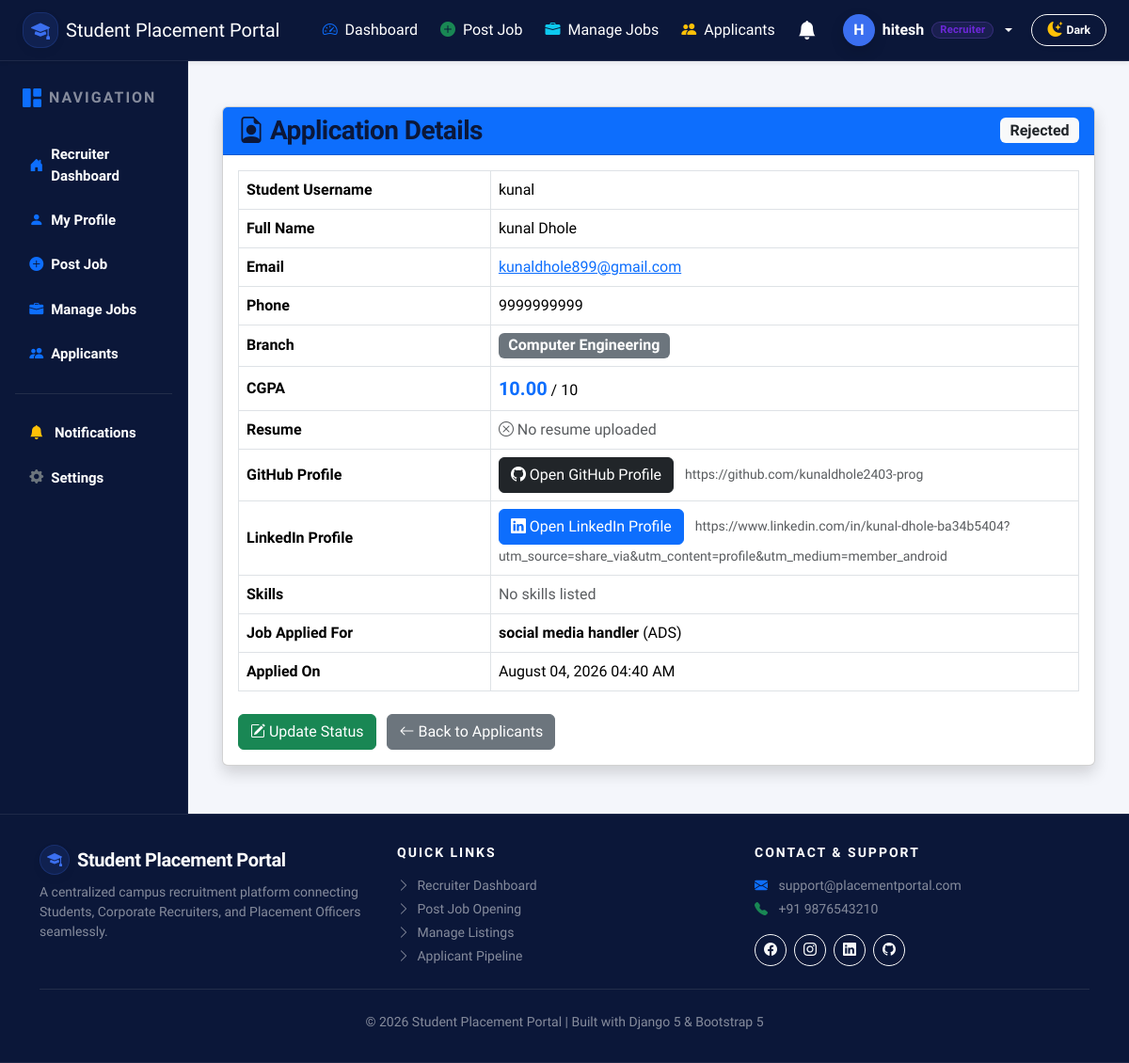
/applications/detail/2/ (signed in), run on an earlier commit of the app's database.
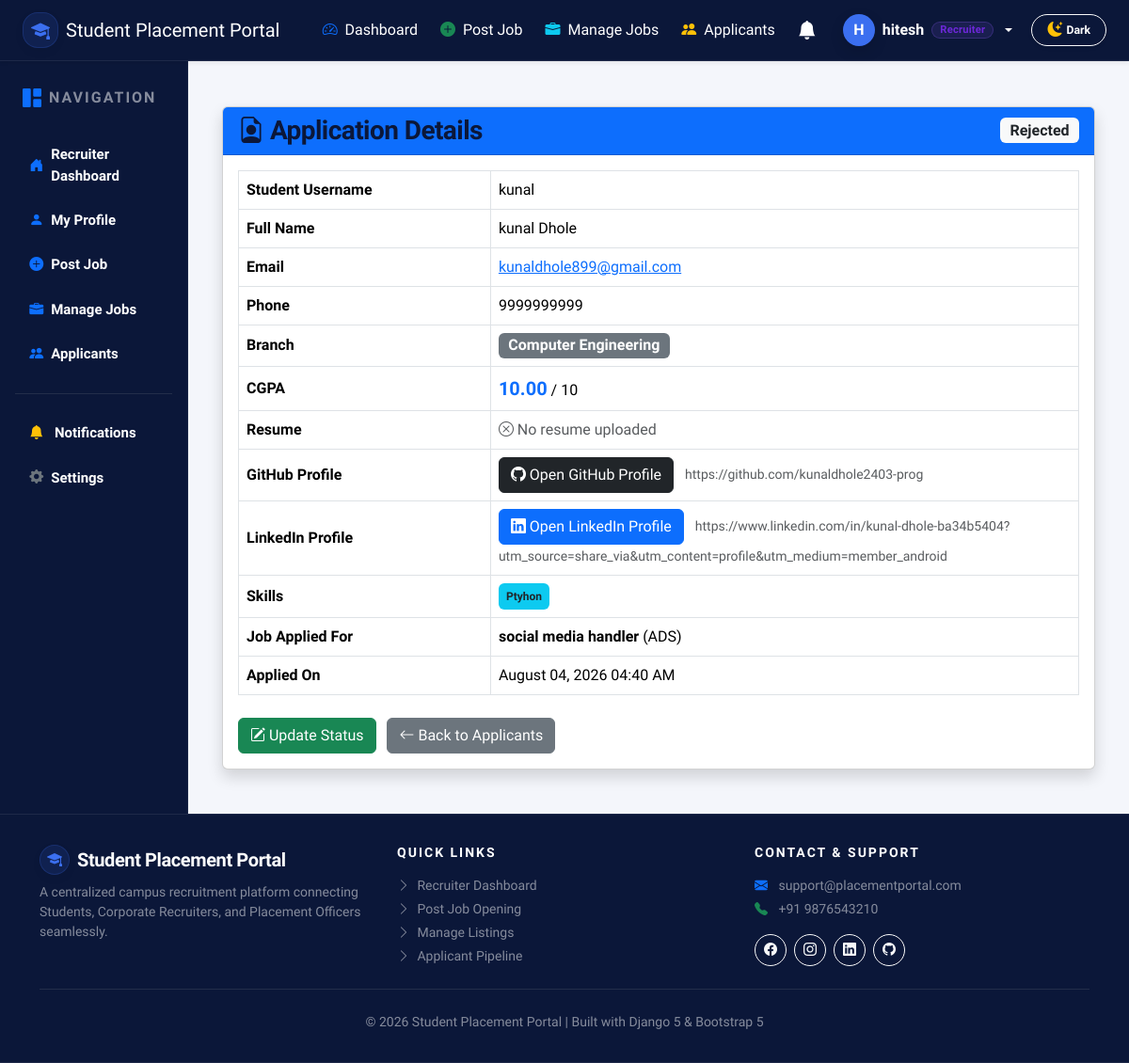
And on a later commit of the database.
### students/models.py (models this page shows, shortened)
class Skill(models.Model):
    student = models.ForeignKey(
        Student,
        on_delete=models.CASCADE,
        related_name="skills"
    )
    skill_name = models.CharField(max_length=100)

### applications/views.py (the view)
@login_required
def application_detail(request, application_id):
    if request.user.role == "student":
        student = get_object_or_404(Student, user=request.user)
        application = get_object_or_404(Application, id=application_id, student=student)
    elif request.user.role == "recruiter":
        recruiter = get_object_or_404(RecruiterProfile, user=request.user)
        application = get_object_or_404(Application, id=application_id, job__company=recruiter.company)
    else:
        application = get_object_or_404(Application, id=application_id)
    return render(
        request,
        "applications/application_detail.html",
        {
            "application": application
        }
    )

### applications/templates/applications/application_detail.html (shortened to what this page needs)
{% extends "base.html" %}
{% block content %}
<div class="container mt-4">
<div class="card shadow">
<div class="card-header bg-primary text-white d-flex justify-content-between align-items-center">
<h3 class="mb-0"><i class="bi bi-file-earmark-person"></i> Application Details</h3>
<span class="badge bg-light text-dark fs-6">{{ application.status }}</span>
</div>
<div class="card-body">
<table class="table table-bordered align-middle">
<tr>
<th width="30%">Student Username</th>
<td>{{ application.student.user.username }}</td>
</tr>
<tr>
<th>Full Name</th>
<td>{{ application.student.user.get_full_name|default:application.student.user.username }}</td>
</tr>
<tr>
<th>Email</th>
<td><a href="mailto:{{ application.student.user.email }}">{{ application.student.user.email }}</a></td>
</tr>
<tr>
<th>Phone</th>
<td>{{ application.student.phone }}</td>
</tr>
<tr>
<th>Branch</th>
<td><span class="badge bg-secondary fs-6">{{ application.student.get_branch_display }}</span></td>
</tr>
<tr>
<th>CGPA</th>
<td><strong class="text-primary fs-5">{{ application.student.cgpa }}</strong> / 10</td>
</tr>
<tr>
<th>Resume</th>
<td>
    {% if resume %}
        <a href="{{ resume.resume_file.url }}" target="_blank" class="btn btn-danger">
            <i class="bi bi-file-earmark-pdf-fill"></i> View / Download Resume
        </a>
    {% else %}
        <span class="text-muted"><i class="bi bi-x-circle"></i> No resume uploaded</span>
    {% endif %}
</td>
</tr>
<tr>
<th>GitHub Profile</th>
<td>
    {% if application.student.github_url %}
        <a href="{{ application.student.github_url }}" target="_blank" class="btn btn-dark">
            <i class="bi bi-github"></i> Open GitHub Profile
        </a>
        <small class="ms-2 text-muted">{{ application.student.github_url }}</small>
    {% else %}
        <span class="text-muted">Not provided</span>
    {% endif %}
</td>
</tr>
<tr>
<th>LinkedIn Profile</th>
<td>
    {% if application.student.linkedin_url %}
        <a href="{{ application.student.linkedin_url }}" target="_blank" class="btn btn-primary">
            <i class="bi bi-linkedin"></i> Open LinkedIn Profile
        </a>
        <small class="ms-2 text-muted">{{ application.student.linkedin_url }}</small>
    {% else %}
        <span class="text-muted">Not provided</span>
    {% endif %}
</td>
</tr>
<tr>
<th>Skills</th>
<td>
    {% for skill in application.student.skills.all %}
        <span class="badge bg-info text-dark me-1 p-2">{{ skill.skill_name }}</span>
    {% empty %}
        <span class="text-muted">No skills listed</span>
    {% endfor %}
</td>
</tr>
<tr>
<th>Job Applied For</th>
<td><strong>{{ application.job.job_title }}</strong> ({{ application.job.company.company_name }})</td>
</tr>
<tr>
<th>Applied On</th>
<td>{{ application.applied_at|date:"F d, Y h:i A" }}</td>
</tr>
</table>
<div class="mt-4">
{% if request.user.role == "recruiter" or request.user.role == "officer" %}
<a href="{% url 'applications:update_status' application.id %}"
class="btn btn-success me-2">
<i class="bi bi-pencil-square"></i> Update Status
</a>
{% endif %}
<a href="{% url 'applications:recruiter_applications' %}"
class="btn btn-secondary">
<i class="bi bi-arrow-left"></i> Back to Applicants
</a>
</div>
</div>
</div>
</div>
{% endblock %}

What changed in the data, as far as the page shows it:
added Skill: skill_name "Ptyhon"
Also different on the page:
text no longer shown: "No skills listed"
